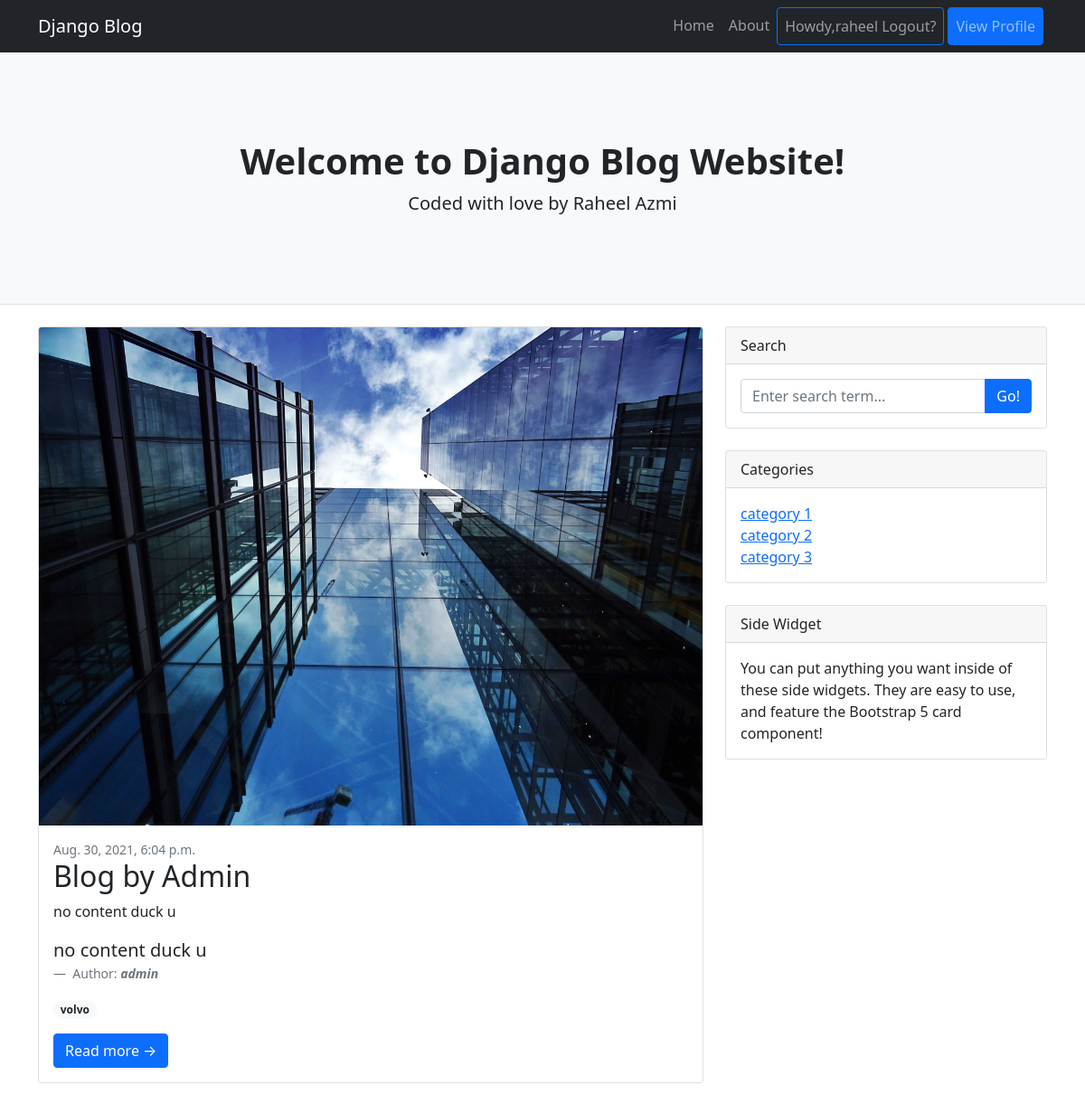
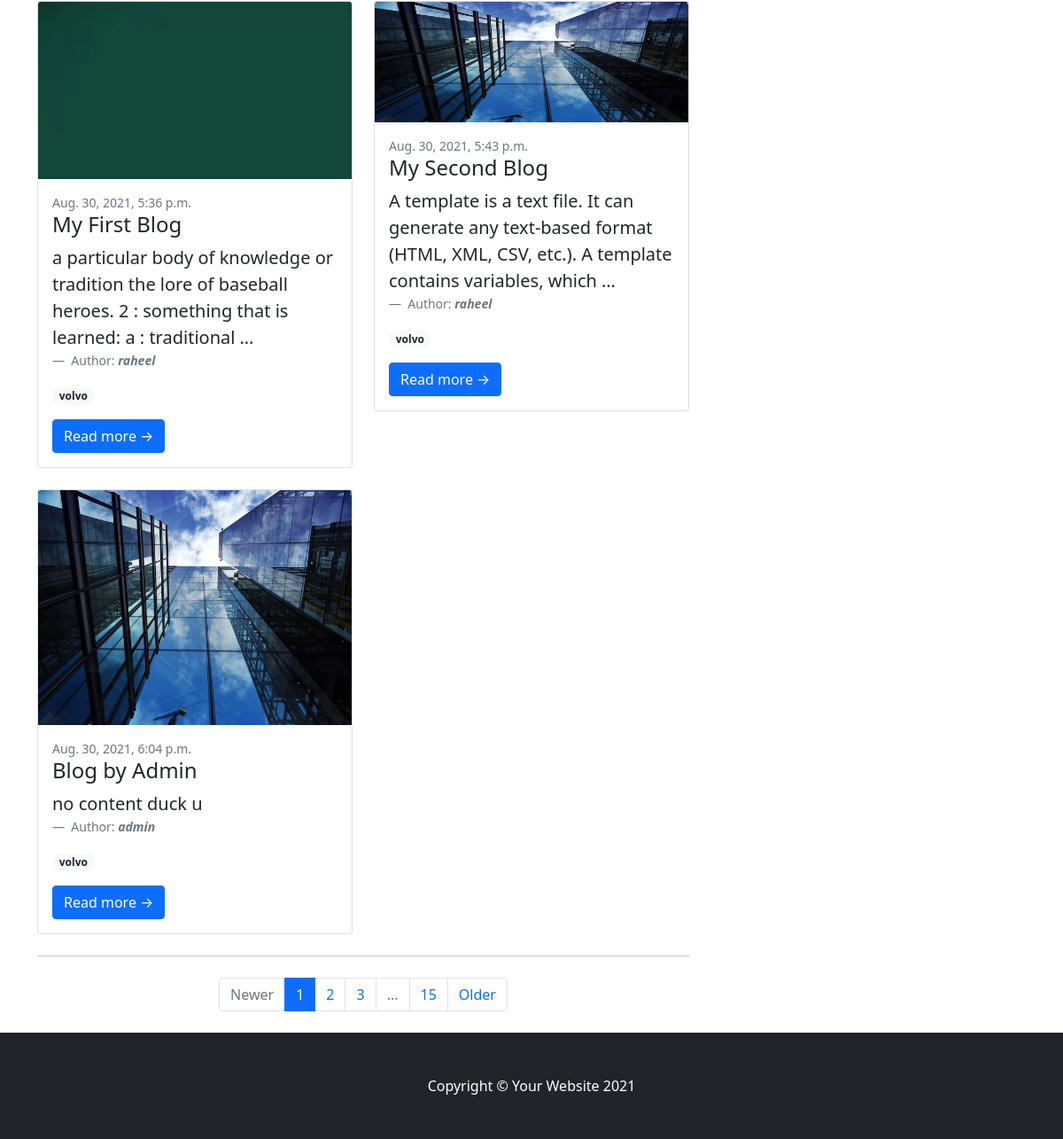
The page / (signed in) on the database its author committed (2 pictures, top to bottom).
### djangoblog/models.py (models this page shows)
class blog(models.Model):
    title= models.CharField(max_length=30,null=True)
    desc = models.CharField(max_length=2000,null=True)
    category = models.CharField(max_length=30,null=True)
    date = models.DateTimeField(auto_now_add=True,null=True)
    photo = models.FileField(upload_to='images/', null=True, verbose_name="")
    username = models.CharField(max_length=30,null=True)
    userid = models.CharField(max_length=30,null=True)

class categories(models.Model):
    catname = models.CharField(max_length=30)

### djangoblog/views.py (the view)
# urls.py: path('', views.index, name= "Index"),
def index(req):
    firstblog = blog.objects.all().last()
    allblogs = blog.objects.all()
    allcategories = categories.objects.all()
    return render(req, 'index.html',{'cat':allcategories,'blogs':allblogs,'firstblog':firstblog})

### templates/index.html
{% extends 'base.html' %}
{% block pagecontent %}
 <header class="py-5 bg-light border-bottom mb-4">
            <div class="container">
                <div class="text-center my-5">
                    <h1 class="fw-bolder">Welcome to Django Blog Website!</h1>
                    <p class="lead mb-0">Coded with love by Raheel Azmi</p>
                </div>
            </div>
        </header>
        <div class="container">
            <div class="row">
                <div class="col-lg-8">
                    <div class="card mb-4">
                        <a href="#"><img class="card-img-top" src={{firstblog.photo}} alt="..." /></a>
                        <div class="card-body">
                            <div class="small text-muted">{{firstblog.date}}</div>
                            <h2 class="card-title">{{firstblog.title}}</h2>
                            <p class="card-text">{{firstblog.desc|truncatewords:21}}</p>
                             <figure>
                                        <blockquote class="blockquote">
                                           <p class="card-text">{{firstblog.desc|truncatewords:21}}</p>
                                        </blockquote>
                                        <figcaption class="blockquote-footer">
                                            Author: <cite title="Source Title"><b>{{firstblog.username}}</b></cite>
                                        </figcaption>
                                            <span class="badge rounded-pill bg-light text-dark">{{firstblog.category}}</span>
                                        </figure>
                            <a class="btn btn-primary" href="#!">Read more →</a>
                        </div>
                    </div>
                        <div class="row">
                    {%for blog in blogs %}
                            <div class="col-lg-6">
                                <div class="card mb-4">
                                    <a href="#!"><img class="card-img-top" src={{blog.photo}} alt="..." /></a>
                                    <div class="card-body">
                                        <div class="small text-muted">{{blog.date}}</div>
                                        <h2 class="card-title h4">{{blog.title}}</h2>
                                        <figure>
                                        <blockquote class="blockquote">
                                           <p class="card-text">{{blog.desc|truncatewords:21}}</p>
                                        </blockquote>
                                        <figcaption class="blockquote-footer">
                                            Author: <cite title="Source Title"><b>{{blog.username}}</b></cite>
                                        </figcaption>
                                            <span class="badge rounded-pill bg-light text-dark">{{blog.category}}</span>
                                        </figure>
                                        <a class="btn btn-primary" href="#!">Read more →</a>
                                    </div>
                                </div>
                            </div>
                    {%endfor%}
                        </div>
                    <nav aria-label="Pagination">
                        <hr class="my-0" />
                        <ul class="pagination justify-content-center my-4">
                            <li class="page-item disabled"><a class="page-link" href="#" tabindex="-1" aria-disabled="true">Newer</a></li>
                            <li class="page-item active" aria-current="page"><a class="page-link" href="#!">1</a></li>
                            <li class="page-item"><a class="page-link" href="#!">2</a></li>
                            <li class="page-item"><a class="page-link" href="#!">3</a></li>
                            <li class="page-item disabled"><a class="page-link" href="#!">...</a></li>
                            <li class="page-item"><a class="page-link" href="#!">15</a></li>
                            <li class="page-item"><a class="page-link" href="#!">Older</a></li>
                        </ul>
                    </nav>
                </div>
                <div class="col-lg-4">
                    <div class="card mb-4">
                        <div class="card-header">Search</div>
                        <div class="card-body">
                            <div class="input-group">
                                <input class="form-control" type="text" placeholder="Enter search term..." aria-label="Enter search term..." aria-describedby="button-search" />
                                <button class="btn btn-primary" id="button-search" type="button">Go!</button>
                            </div>
                        </div>
                    </div>
                    <div class="card mb-4">
                        <div class="card-header">Categories</div>
                        <div class="card-body">
                            <div class="row">
                                <div class="col-sm-12">
                                    <ul class="list-unstyled mb-0">
                                        {%for cats in cat%}
                                            <li><a href="#">{{cats.catname}}</a></li>
                                        {% endfor %}
                                    </ul>
                                </div>
                            </div>
                        </div>
                    </div>
                    <div class="card mb-4">
                        <div class="card-header">Side Widget</div>
                        <div class="card-body">You can put anything you want inside of these side widgets. They are easy to use, and feature the Bootstrap 5 card component!</div>
                    </div>
                </div>
            </div>
        </div>
{% endblock pagecontent %}

### templates/base.html (shortened to what this page needs)
{% load static %}
<!DOCTYPE html>
<html lang="en">
    <head>
        <link href="{% static 'css/styles.css' %}" rel="stylesheet" />
    </head>
    <body>
        <nav class="navbar navbar-expand-lg navbar-dark bg-dark">
            <div class="container">
                <a class="navbar-brand" href="/">Django Blog</a>
                <div class="collapse navbar-collapse" id="navbarSupportedContent">
                    <ul class="navbar-nav ms-auto mb-2 mb-lg-0">
                        <li class="nav-item"><a class="nav-link" href="/">Home</a></li>
                        <li class="nav-item"><a class="nav-link" href="#!">About</a></li>
                         {% if user.is_authenticated %}
                            <li><a class="nav-link btn btn-outline-primary" href="/logout">Howdy,{{user.username}} Logout?</a></li>
                            <li class="nav-item mx-1"><a class="nav-link btn btn-primary" href="/profile/{{user.id}}">View Profile</a></li>
                            {% else %}
                                <li class="nav-item mx-1"><a class="nav-link btn btn-primary" href="/login">Login</a></li>
                                <li class="nav-item"><a class="nav-link btn btn-outline-primary" href="/signup">Create An Account</a></li>
                        {% endif %}
                    </ul>
                </div>
            </div>
        </nav>
     {% block pagecontent %}{% endblock pagecontent %}
        <footer class="py-5 bg-dark">
            <div class="container"><p class="m-0 text-center text-white">Copyright &copy; Your Website 2021</p></div>
        </footer>
    </body>
</html>

### rows shown on the page
blog: photo (picture), date "Aug. 30, 2021, 6:04 p.m.", title "Blog by Admin", desc "no content duck u", username "admin", category "volvo"
blog: photo (picture), date "Aug. 30, 2021, 5:36 p.m.", title "My First Blog", desc "a particular body of knowledge or tradition the lore of baseball heroes. 2 : something that is learned: a : traditional …", username "raheel", category "volvo"
blog: shows a picture, date "Aug. 30, 2021, 5:43 p.m.", title "My Second Blog", desc "A template is a text file. It can generate any text-based format (HTML, XML, CSV, etc.). A template contains variables, which …", username "raheel", category "volvo"
categories: catname "category 1"
categories: catname "category 2"
categories: catname "category 3"

### other values the page prints
{{ user.username }} "raheel"
